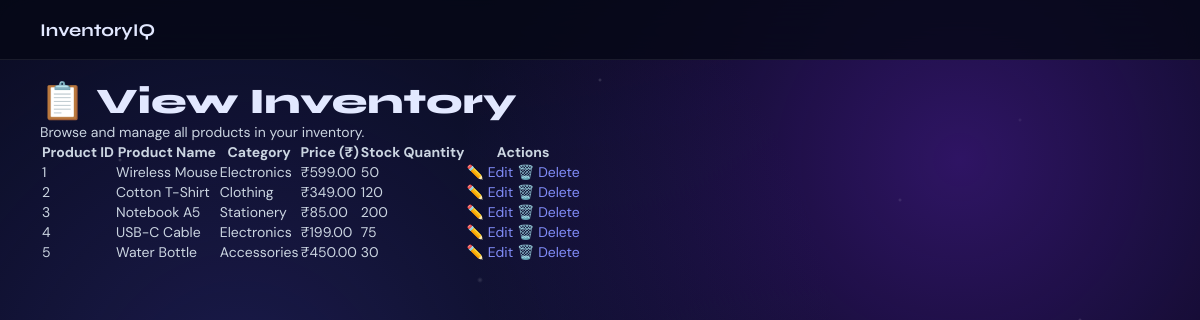
Page /view.php on the earlier database version.
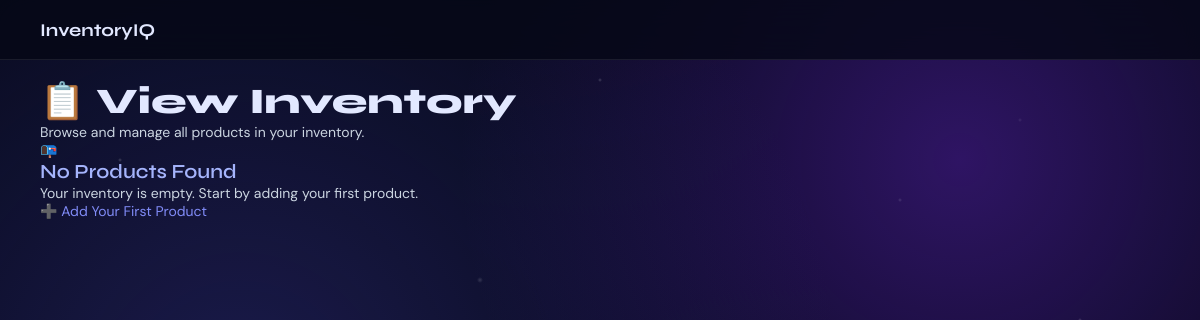
Same page on the later database version.
### tables this page shows
CREATE TABLE IF NOT EXISTS products (
  product_id     INT UNSIGNED AUTO_INCREMENT PRIMARY KEY,
  warehouse_id   INT UNSIGNED NOT NULL,
  category_id    INT UNSIGNED,
  product_name   VARCHAR(200) NOT NULL,
  sku            VARCHAR(80) NOT NULL UNIQUE,
  price          DECIMAL(12,2) NOT NULL CHECK (price > 0),
  stock_quantity INT UNSIGNED NOT NULL DEFAULT 0,
  description    TEXT,
  primary_image  VARCHAR(255),
  created_at     TIMESTAMP DEFAULT CURRENT_TIMESTAMP,
  updated_at     TIMESTAMP DEFAULT CURRENT_TIMESTAMP ON UPDATE CURRENT_TIMESTAMP,
  FOREIGN KEY (warehouse_id) REFERENCES warehouses(warehouse_id) ON DELETE CASCADE,
  FOREIGN KEY (category_id)  REFERENCES categories(category_id) ON DELETE SET NULL
);

### view.php (the view, shortened to what this page needs)
<?php
include 'config.php';
include 'includes/header.php';
$stmt = $conn->prepare("SELECT * FROM products ORDER BY product_id ASC");
$stmt->execute();
$result = $stmt->get_result();
?>
    <div class="page-header">
        <h1>📋 View Inventory</h1>
        <p>Browse and manage all products in your inventory.</p>
    </div>
    <?php if ($result->num_rows > 0): ?>
        <div class="table-container">
            <table class="inventory-table">
                <thead>
                    <tr>
                        <th>Product ID</th>
                        <th>Product Name</th>
                        <th>Category</th>
                        <th>Price (₹)</th>
                        <th>Stock Quantity</th>
                        <th>Actions</th>
                    </tr>
                </thead>
                <tbody>
                    <?php while ($product = $result->fetch_assoc()): ?>
                        <tr>
                            <td><?php echo htmlspecialchars($product['product_id'], ENT_QUOTES, 'UTF-8'); ?></td>
                            <td><?php echo htmlspecialchars($product['product_name'], ENT_QUOTES, 'UTF-8'); ?></td>
                            <td><?php echo htmlspecialchars($product['category'], ENT_QUOTES, 'UTF-8'); ?></td>
                            <td class="price-col">₹<?php echo htmlspecialchars(number_format($product['price'], 2), ENT_QUOTES, 'UTF-8'); ?></td>
                            <td><?php echo htmlspecialchars($product['stock_quantity'], ENT_QUOTES, 'UTF-8'); ?></td>
                            <td class="table-actions">
                                <a href="edit.php?id=<?php echo htmlspecialchars($product['product_id'], ENT_QUOTES, 'UTF-8'); ?>" class="btn-edit">✏️ Edit</a>
                                <a href="delete.php?id=<?php echo htmlspecialchars($product['product_id'], ENT_QUOTES, 'UTF-8'); ?>"
                                   class="btn-delete"
                                   onclick="return confirm('Are you sure you want to delete this product?')">🗑️ Delete</a>
                            </td>
                        </tr>
                    <?php endwhile; ?>
                </tbody>
            </table>
        </div>
    <?php else: ?>
        <div class="table-container">
            <div class="empty-state">
                <div class="empty-state-icon">📭</div>
                <h3>No Products Found</h3>
                <p>Your inventory is empty. Start by adding your first product.</p>
                <a href="add.php" class="quick-action-link">➕ Add Your First Product</a>
            </div>
        </div>
    <?php endif; ?>
<?php
include 'includes/footer.php';
?>

### includes/header.php (shortened to what this page needs)
<?php
$is_sa = isset($_SESSION['role']) && $_SESSION['role'] === 'super_admin';
if (!isset($page_title)) {
    $page_title = 'InventoryIQ';
}
?>
<!DOCTYPE html>
<html lang="en">
<head>
  <link rel="stylesheet" href="/inventoryiq/css/style.css">
  <link rel="stylesheet" href="/inventoryiq/css/dark.css">
</head>
<body class="<?php echo $is_sa ? 'cosmic-bg' : 'aurora-bg'; ?>">
<header class="top-bar">
  <div class="top-bar-title">
    <?php if ($is_sa): ?>
      <span class="sa-label">SUPER ADMIN</span>
    <?php else: ?>
      <?php echo htmlspecialchars($page_title, ENT_QUOTES, 'UTF-8'); ?>
    <?php endif; ?>
  </div>
</header>
<main class="content-area">

### includes/footer.php (shortened to what this page needs)
</main>
</body>
</html>

### css/style.css (style rules this page uses)
:root { --bg-base: #050816; --bg-aurora-indigo: #312E81; --bg-aurora-violet: #6D28D9; --bg-aurora-teal: #0F766E; --accent-indigo: #6366F1; --accent-indigo-light: #818CF8; --accent-teal: #0EA5B0; --accent-teal-light: #22D3EE; --accent-amber: #F59E0B; --accent-pink: #EC4899; --accent-green: #10B981; --accent-red: #EF4444; --accent-danger: #DB2777; --text-primary: #E2E8FF; --text-body: #CBD5E1; --text-muted: #64748B; --text-label: #94A3B8; --text-lavender: #A5B4FC; --text-sky: #7DD3FC; --glass-bg: rgba(255, 255, 255, 0.06); --glass-border: rgba(255, 255, 255, 0.12); --glass-blur: blur(24px) saturate(180%); --glass-shadow: 0 8px 32px rgba(0,0,0,0.4), 0 1px 0 rgba(255,255,255,0.08) inset; --space-1: 4px; --space-2: 8px; --space-3: 12px; --space-4: 16px; --space-6: 24px; --space-8: 32px; --space-10: 40px; --space-12: 48px; --radius-sm: 10px; --radius-md: 16px; --radius-lg: 24px; --radius-pill: 999px; --font-display: 'Syne', sans-serif; --font-body: 'DM Sans', sans-serif; --font-mono: 'Fira Code', monospace; --spring: cubic-bezier(0.34, 1.56, 0.64, 1); }
*, *::before, *::after { margin: 0; padding: 0; box-sizing: border-box; }
html { scroll-behavior: smooth; }
body { font-family: var(--font-body); font-size: 14px; color: var(--text-body); background: var(--bg-base); min-height: 100vh; overflow-x: hidden; -webkit-font-smoothing: antialiased; }
a { color: var(--accent-indigo-light); text-decoration: none; transition: color 200ms ease; }
.aurora-bg { background: var(--bg-base); position: relative; }
.aurora-bg::before { content: ''; position: fixed; top: 0; left: 0; right: 0; bottom: 0; background: radial-gradient(ellipse 600px 600px at 20% 50%, rgba(49,46,129,0.5), transparent), radial-gradient(ellipse 500px 500px at 80% 20%, rgba(109,40,217,0.4), transparent), radial-gradient(ellipse 400px 400px at 50% 90%, rgba(15,118,110,0.4), transparent); animation: auroraShift 12s ease-in-out infinite alternate; z-index: 0; pointer-events: none; }
.aurora-bg::after { content: ''; position: fixed; top: 0; left: 0; width: 100%; height: 100%; background-image: radial-gradient(2px 2px at 10% 20%, rgba(255,255,255,0.2), transparent), radial-gradient(3px 3px at 30% 60%, rgba(255,255,255,0.15), transparent), radial-gradient(2px 2px at 50% 10%, rgba(255,255,255,0.2), transparent), radial-gradient(3px 3px at 70% 80%, rgba(255,255,255,0.1), transparent), radial-gradient(2px 2px at 90% 40%, rgba(255,255,255,0.18), transparent), radial-gradient(2px 2px at 15% 85%, rgba(255,255,255,0.12), transparent), radial-gradient(3px 3px at 40% 35%, rgba(255,255,255,0.15), transparent), radial-gradient(2px 2px at 65% 55%, rgba(255,255,255,0.2), transparent), radial-gradient(2px 2px at 85% 15%, rgba(255,255,255,0.1), transparent), radial-gradient(3px 3px at 25% 45%, rgba(255,255,255,0.12), transparent), radial-gradient(2px 2px at 55% 75%, rgba(255,255,255,0.18), transparent), radial-gradient(2px 2px at 75% 25%, rgba(255,255,255,0.15), transparent); background-size: 100% 100%; animation: particleFloat 20s linear infinite; z-index: 0; pointer-events: none; }
h1, h2, h3 { font-family: var(--font-display); color: var(--text-primary); }
h1 { font-weight: 800; font-size: 36px; }
h3 { font-weight: 600; font-size: 20px; color: var(--text-lavender); }
.top-bar { position: fixed; top: 0; left: 0; right: 0; height: 60px; background: rgba(5,8,22,0.8); backdrop-filter: blur(20px); -webkit-backdrop-filter: blur(20px); border-bottom: 1px solid rgba(255,255,255,0.08); display: flex; align-items: center; justify-content: space-between; padding: 0 var(--space-10); z-index: 9998; }
.top-bar-title { font-family: var(--font-display); font-size: 18px; font-weight: 700; color: var(--text-primary); }
.content-area { position: relative; z-index: 1; padding: 80px var(--space-10) 120px; max-width: 1400px; margin: 0 auto; }

Differences in the rows shown:
removed products: product_id "1", product_name "Wireless Mouse", category "Electronics", price "599.00", stock_quantity "50"
removed products: product_id "2", product_name "Cotton T-Shirt", category "Clothing", price "349.00", stock_quantity "120"
removed products: product_id "3", product_name "Notebook A5", category "Stationery", price "85.00", stock_quantity "200"
removed products: product_id "4", product_name "USB-C Cable", category "Electronics", price "199.00", stock_quantity "75"
removed products: product_id "5", product_name "Water Bottle", category "Accessories", price "450.00", stock_quantity "30"
Other differences:
text no longer shown: "Product ID Product Name Category Price (₹) Stock Quantity Actions"
text now shown: "📭 No Products Found Your inventory is empty. Start by adding your first product. ➕ Add Your First Product"
